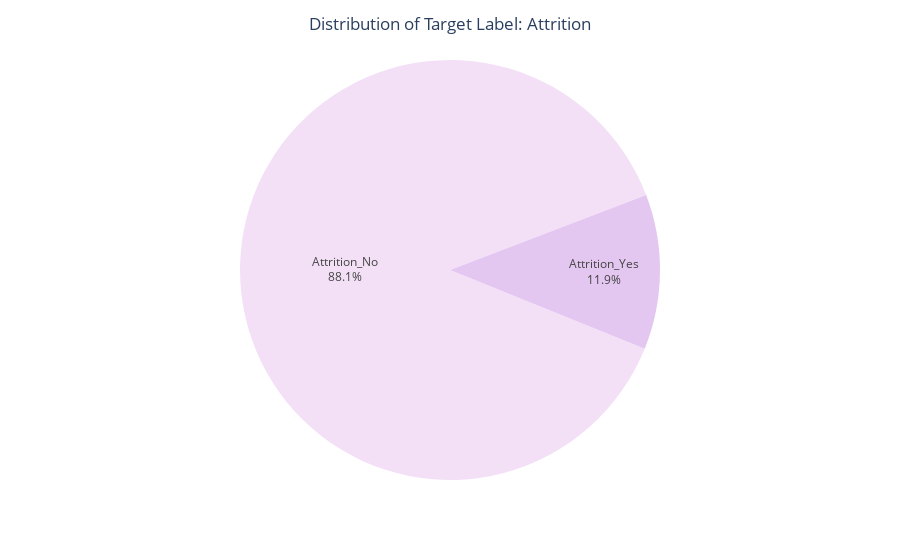

This figure's notebook cell:
### Code cell
attrition_perc = df_train['Attrition'].value_counts()
attrition_perc.index = ['Attrition_No', 'Attrition_Yes']

fig = px.pie(attrition_perc, values=attrition_perc.values, names=attrition_perc.index, 
             color_discrete_sequence=px.colors.sequential.Purp)

fig.update_traces(textposition='inside', textinfo='label+percent', rotation=112)
fig.update_layout(showlegend=False, title_text='Distribution of Target Label: Attrition', title_x=0.5)
fig.show()

### Figure 1 — Plotly figure (JSON) as saved in the notebook; plotly's stock layout.template omitted (floating-point values rounded to 4 significant figures)
{"data": [{"domain": {"x": [0.0, 1.0], "y": [0.0, 1.0]}, "hovertemplate": "index=%{label}<br>value=%{value}<extra></extra>", "labels": ["Attrition_No", "Attrition_Yes"], "legendgroup": "", "name": "", "rotation": 112, "showlegend": true, "textinfo": "label+percent", "textposition": "inside", "type": "pie", "values": [1477, 200]}], "layout": {"legend": {"tracegroupgap": 0}, "margin": {"t": 60}, "piecolorway": ["rgb(243, 224, 247)", "rgb(228, 199, 241)", "rgb(209, 175, 232)", "rgb(185, 152, 221)", "rgb(159, 130, 206)", "rgb(130, 109, 186)", "rgb(99, 88, 159)"], "showlegend": false, "title": {"text": "Distribution of Target Label: Attrition", "x": 0.5}}}
